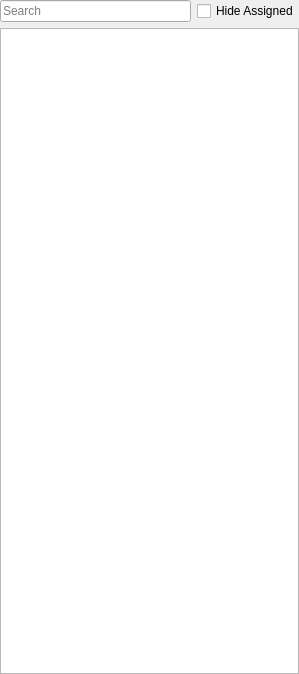
<?xml version="1.0" encoding="UTF-8"?>
<ui version="4.0">
 <class>AudioSystemPanel</class>
 <widget class="QWidget" name="AudioSystemPanel">
  <property name="geometry">
   <rect>
    <x>0</x>
    <y>0</y>
    <width>299</width>
    <height>674</height>
   </rect>
  </property>
  <property name="sizePolicy">
   <sizepolicy hsizetype="Expanding" vsizetype="Preferred">
    <horstretch>0</horstretch>
    <verstretch>0</verstretch>
   </sizepolicy>
  </property>
  <property name="windowTitle">
   <string>Audio System Panel</string>
  </property>
  <layout class="QVBoxLayout" name="verticalLayout_22">
   <property name="leftMargin">
    <number>0</number>
   </property>
   <property name="topMargin">
    <number>0</number>
   </property>
   <property name="rightMargin">
    <number>0</number>
   </property>
   <property name="bottomMargin">
    <number>0</number>
   </property>
   <item>
    <layout class="QHBoxLayout" name="horizontalLayout_29">
     <item>
      <widget class="QLineEdit" name="m_pExternalListFilter">
       <property name="alignment">
        <set>Qt::AlignLeading|Qt::AlignLeft|Qt::AlignVCenter</set>
       </property>
       <property name="placeholderText">
        <string>Search</string>
       </property>
      </widget>
     </item>
     <item>
      <widget class="QCheckBox" name="m_pHideAssignedCheckbox">
       <property name="enabled">
        <bool>true</bool>
       </property>
       <property name="text">
        <string>Hide Assigned</string>
       </property>
      </widget>
     </item>
    </layout>
   </item>
   <item>
    <widget class="AudioControls::QSimpleAudioControlListWidget" name="m_pControlList">
     <property name="editTriggers">
      <set>QAbstractItemView::NoEditTriggers</set>
     </property>
     <property name="dragEnabled">
      <bool>true</bool>
     </property>
     <property name="dragDropMode">
      <enum>QAbstractItemView::DragOnly</enum>
     </property>
     <property name="selectionMode">
      <enum>QAbstractItemView::ExtendedSelection</enum>
     </property>
     <attribute name="headerVisible">
      <bool>false</bool>
     </attribute>
     <column>
      <property name="text">
       <string notr="true">1</string>
      </property>
     </column>
    </widget>
   </item>
  </layout>
 </widget>
 <customwidgets>
  <customwidget>
   <class>AudioControls::QSimpleAudioControlListWidget</class>
   <extends>QTreeWidget</extends>
   <header>qsimpleaudiocontrollistwidget.h</header>
  </customwidget>
 </customwidgets>
 <resources>
  <include location="AudioControlsEditorUI.qrc"/>
 </resources>
 <connections/>
</ui>
